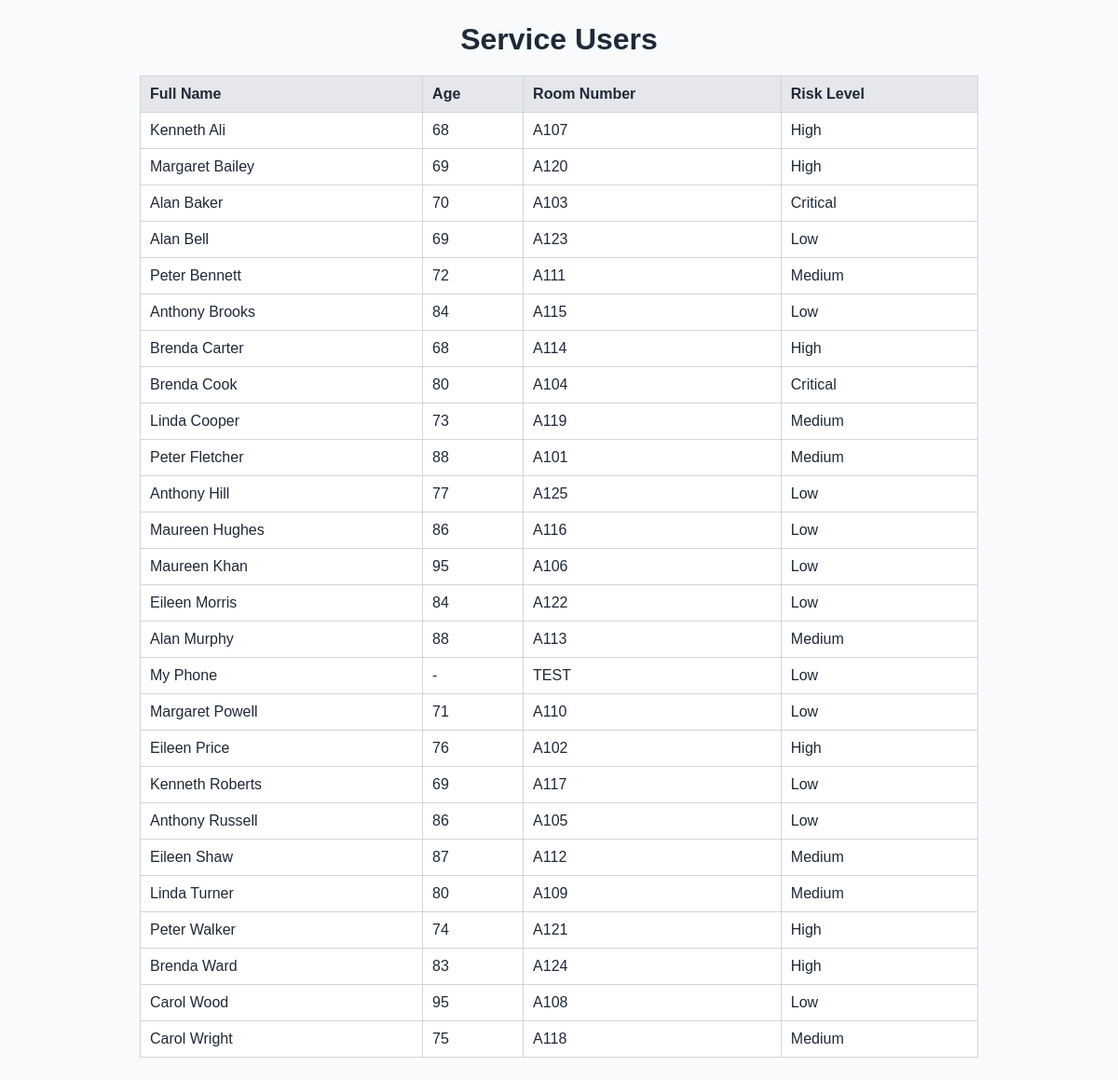
Before: /users/ with the older database file.
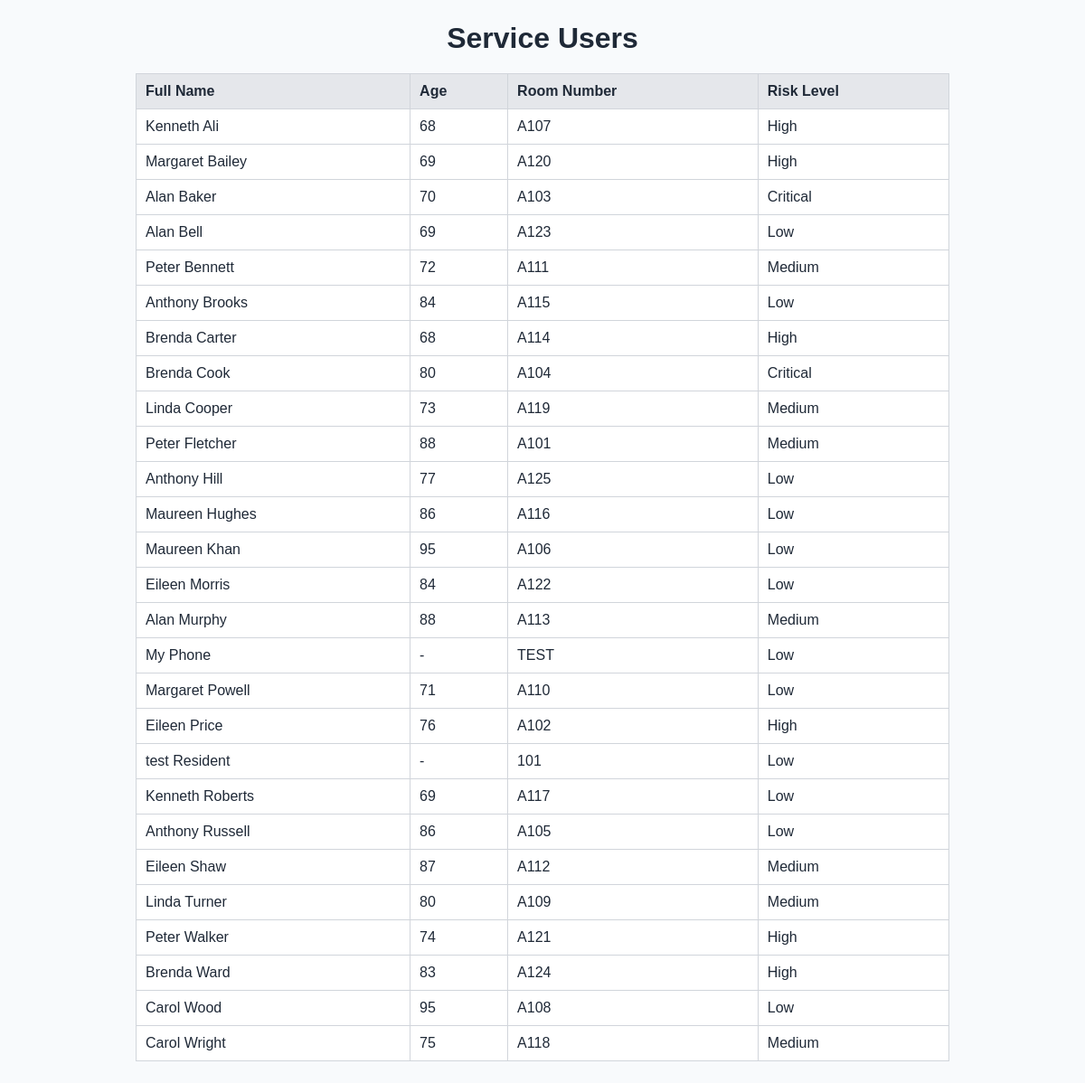
After: the same page with the newer database file.
### tracker/models.py (models this page shows, shortened)
class ServiceUser(models.Model):
    class Gender(models.TextChoices):
        MALE = "male", "Male"
        FEMALE = "female", "Female"
        OTHER = "other", "Other"
        PREFER_NOT_TO_SAY = "prefer_not_to_say", "Prefer not to say"
    class RiskLevel(models.TextChoices):
        LOW = "low", "Low"
        MEDIUM = "medium", "Medium"
        HIGH = "high", "High"
        CRITICAL = "critical", "Critical"
    class MobilityStatus(models.TextChoices):
        INDEPENDENT = "independent", "Independent"
        ASSISTED = "assisted", "Assisted"
        WHEELCHAIR = "wheelchair", "Wheelchair"
    unique_id = models.UUIDField(primary_key=True, default=uuid.uuid4, editable=False)
    first_name = models.CharField(max_length=100)
    last_name = models.CharField(max_length=100)
    date_of_birth = models.DateField()
    age = models.PositiveSmallIntegerField(null=True, blank=True)
    gender = models.CharField(max_length=20, choices=Gender.choices, default=Gender.PREFER_NOT_TO_SAY)
    room_number = models.CharField(max_length=20)
    care_plan = models.TextField(blank=True)
    medical_condition = models.TextField(help_text="Examples: dementia, learning disability, fall risk")
    risk_level = models.CharField(max_length=20, choices=RiskLevel.choices, default=RiskLevel.LOW)
    allergies = models.TextField(blank=True)
    medication_notes = models.TextField(blank=True)
    hobbies = models.TextField(blank=True)
    interests = models.TextField(blank=True)
    favourite_activities = models.TextField(blank=True)
    mobility_status = models.CharField(max_length=20, choices=MobilityStatus.choices, default=MobilityStatus.INDEPENDENT)
    emergency_contact_name = models.CharField(max_length=150)
    emergency_contact_phone = models.CharField(max_length=20)
    family_member_name = models.CharField(max_length=150, blank=True)
    family_member_contact = models.CharField(max_length=20, blank=True)
    admission_date = models.DateField()
    notes = models.TextField(blank=True)
    created_at = models.DateTimeField(auto_now_add=True)
    updated_at = models.DateTimeField(auto_now=True)
    class Meta:
        ordering = ["last_name", "first_name"]
        indexes = [
            models.Index(fields=["last_name", "first_name"]),
            models.Index(fields=["room_number"]),
            models.Index(fields=["risk_level"]),
        ]

### tracker/views.py (the view)
# urls.py: path("users/", service_user_list, name="service_user_list"),
def service_user_list(request):
    service_users = ServiceUser.objects.all()
    context = {
        "service_users": service_users,
    }
    return render(request, "tracker/service_users.html", context)

### backend/tracker/templates/tracker/service_users.html (shortened to what this page needs)
<!DOCTYPE html>
<html lang="en">
<head>
</head>
<body>
    <h1>Service Users</h1>
    <table>
        <thead>
            <tr>
                <th>Full Name</th>
                <th>Age</th>
                <th>Room Number</th>
                <th>Risk Level</th>
            </tr>
        </thead>
        <tbody>
            {% for user in service_users %}
            <tr>
                <td>{{ user.first_name }} {{ user.last_name }}</td>
                <td>{{ user.age|default:"-" }}</td>
                <td>{{ user.room_number }}</td>
                <td>{{ user.get_risk_level_display }}</td>
            </tr>
            {% empty %}
            <tr>
                <td class="empty-row" colspan="4">No service users available.</td>
            </tr>
            {% endfor %}
        </tbody>
    </table>
</body>
</html>

### backend/tracker/templates/tracker/service_users.html (style rules this page uses)
body { font-family: Arial, sans-serif; margin: 24px; color: #1f2937; background-color: #f8fafc; }
h1 { text-align: center; margin-bottom: 20px; }
table { width: 100%; max-width: 900px; margin: 0 auto; border-collapse: collapse; background-color: #ffffff; }
th, td { border: 1px solid #d1d5db; padding: 10px; text-align: left; }
th { background-color: #e5e7eb; }

Changed rows visible on the page:
added ServiceUser: first_name "test", last_name "Resident", age "-", room_number "101", risk_level "Low"
